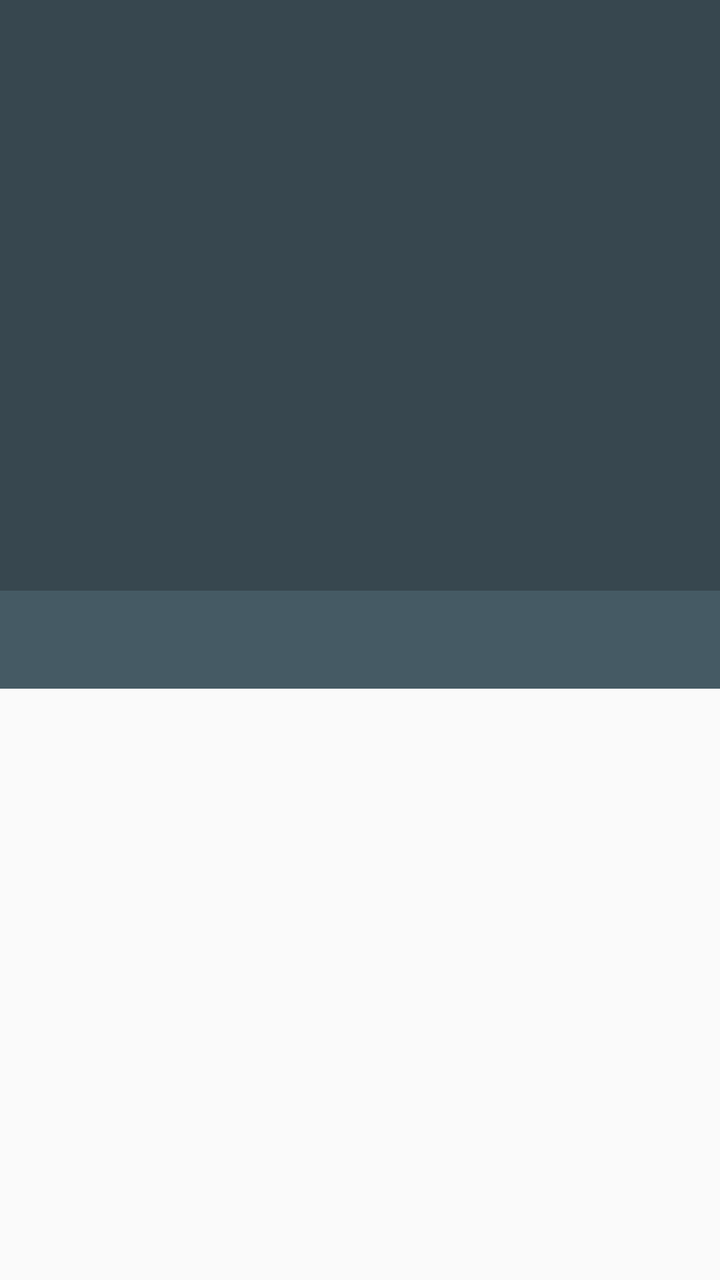
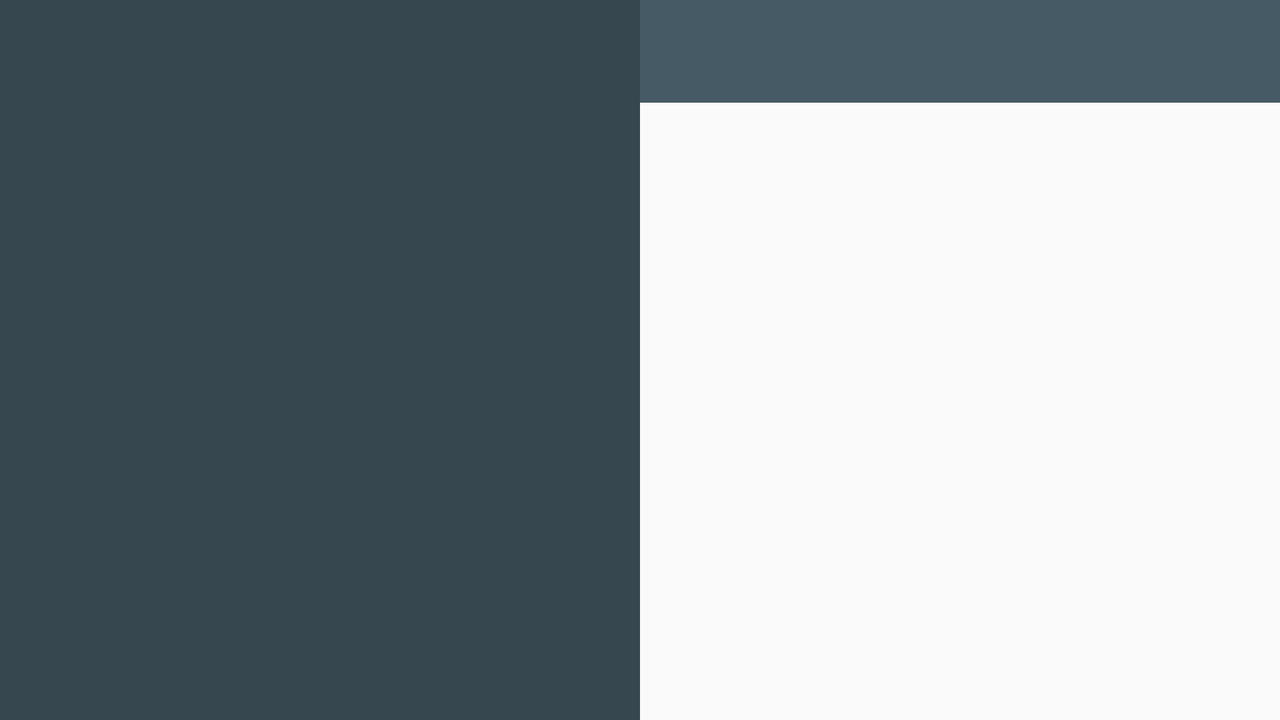

The same Android screen from two of the app's own layout files: first res/layout/ as a phone draws it, then the repository's variant for another configuration, drawn on a device whose configuration selects that folder. Both files follow.
<!-- AndroidManifest.xml: activity theme AppTheme -->
<!-- res/layout/activity_description.xml -->
<?xml version="1.0" encoding="utf-8"?>
<layout xmlns:android="http://schemas.android.com/apk/res/android"
    xmlns:app="http://schemas.android.com/apk/res-auto"
    xmlns:tools="http://schemas.android.com/tools">

    <LinearLayout
        android:layout_width="match_parent"
        android:layout_height="match_parent"
        android:orientation="vertical"
        tools:context=".activities.ConcertActivity">

        <ImageView
            android:id="@+id/desc_image_view"
            android:layout_width="match_parent"
            android:layout_height="0dp"
            android:layout_weight="6"
            android:background="@color/colorPrimaryLighter" />

        <android.support.design.widget.TabLayout
            android:id="@+id/desc_tab_layout"
            android:layout_width="match_parent"
            android:layout_height="0dp"
            android:layout_weight="1"
            android:background="@color/colorPrimaryLight"
            android:shadowColor="@color/lightGray"
            android:shadowRadius="4"
            app:tabSelectedTextColor="@color/white"
            app:tabTextColor="@color/lightGray" />

        <android.support.v4.view.ViewPager
            android:id="@+id/desc_view_pager"
            android:layout_width="match_parent"
            android:layout_height="0dp"
            android:layout_weight="6" />

    </LinearLayout>
</layout>
<!-- resources referenced by this layout -->
<resources>
  <color name="colorPrimaryLight">#455a64</color>
  <color name="colorPrimaryLighter">#37474f</color>
  <color name="lightGray">#BBBBBB</color>
  <color name="white">#EEEEEE</color>
  <style name="AppTheme" parent="Theme.AppCompat.Light.DarkActionBar">
          
          <item name="colorPrimary">#263238</item>
          <item name="colorPrimaryDark">#000A12</item>
          <item name="colorAccent">#e53935</item>
      </style>
</resources>
<!-- res/layout-land/activity_description.xml (the repository's variant of the layout above) -->
<!-- drawn on the phone turned sideways -->
<?xml version="1.0" encoding="utf-8"?>
<layout xmlns:android="http://schemas.android.com/apk/res/android"
    xmlns:app="http://schemas.android.com/apk/res-auto"
    xmlns:tools="http://schemas.android.com/tools">

    <LinearLayout
        android:layout_width="match_parent"
        android:layout_height="match_parent"
        android:orientation="horizontal"
        tools:context=".activities.ConcertActivity">

        <LinearLayout
            android:layout_width="0dp"
            android:layout_height="match_parent"
            android:layout_weight="1"
            android:orientation="vertical">

            <ImageView
                android:id="@+id/desc_image_view"
                android:layout_width="match_parent"
                android:layout_height="match_parent"
                android:background="@color/colorPrimaryLighter" />
        </LinearLayout>

        <LinearLayout
            android:layout_width="0dp"
            android:layout_height="match_parent"
            android:layout_weight="1"
            android:orientation="vertical">

            <android.support.design.widget.TabLayout
                android:id="@+id/desc_tab_layout"
                android:layout_width="match_parent"
                android:layout_height="0dp"
                android:layout_weight="1"
                android:background="@color/colorPrimaryLight"
                android:shadowColor="@color/lightGray"
                android:shadowRadius="4"
                app:tabSelectedTextColor="@color/white"
                app:tabTextColor="@color/lightGray" />

            <android.support.v4.view.ViewPager
                android:id="@+id/desc_view_pager"
                android:layout_width="match_parent"
                android:layout_height="0dp"
                android:layout_weight="6" />
        </LinearLayout>

    </LinearLayout>
</layout>
